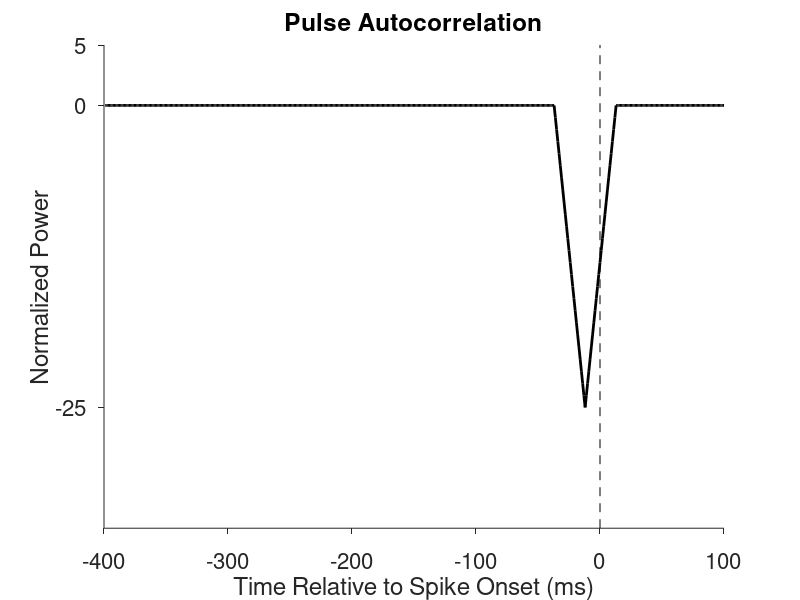

Write the MATLAB code that produced this figure.

% AutoCorrelation of White Noise Opto Pulses
staShift = 12; % offset of the sta peak. 
pulse = zeros(1,800);
pulse(376-staShift:400-staShift) = 1;
r = xcorr(pulse, pulse);

% plot
figure;
plot(-1*r(401+staShift:900+staShift), 'Color','k', 'LineWidth',2);
hold on; title('Pulse Autocorrelation');
plot([400 400], [-35 5], 'Color', 'k', 'LineStyle','--', 'LineWidth', 0.5);
ylabel('Normalized Power'); xlabel('Time Relative to Spike Onset (ms)');
set(gca, 'TickDir', 'out'); set(gca,'FontSize', 16);
box off; xticks([0 100 200 300 400 500]);
xticklabels({'-400','-300','-200','-100', '0', '100'})
yticks([-25 0 5]); ylim([-35 5]);
hold off;
